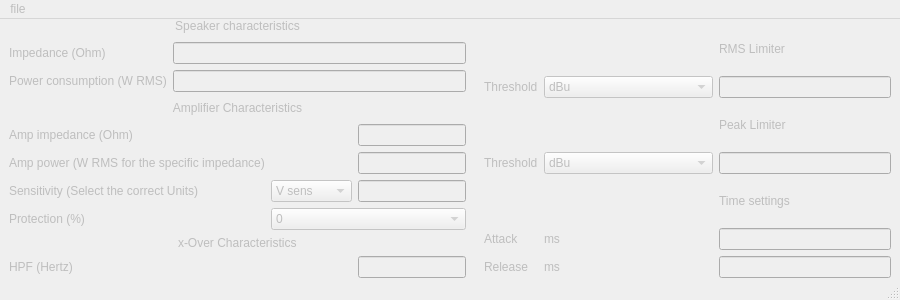
<?xml version="1.0" encoding="UTF-8"?>
<ui version="4.0">
 <class>LimiterCalculator</class>
 <widget class="QMainWindow" name="LimiterCalculator">
  <property name="windowModality">
   <enum>Qt::ApplicationModal</enum>
  </property>
  <property name="enabled">
   <bool>false</bool>
  </property>
  <property name="geometry">
   <rect>
    <x>0</x>
    <y>0</y>
    <width>900</width>
    <height>300</height>
   </rect>
  </property>
  <property name="sizePolicy">
   <sizepolicy hsizetype="Minimum" vsizetype="Minimum">
    <horstretch>0</horstretch>
    <verstretch>0</verstretch>
   </sizepolicy>
  </property>
  <property name="minimumSize">
   <size>
    <width>600</width>
    <height>200</height>
   </size>
  </property>
  <property name="windowTitle">
   <string>MainWindow</string>
  </property>
  <widget class="QWidget" name="centralwidget">
   <property name="sizePolicy">
    <sizepolicy hsizetype="Expanding" vsizetype="Expanding">
     <horstretch>1</horstretch>
     <verstretch>1</verstretch>
    </sizepolicy>
   </property>
   <layout class="QHBoxLayout" name="horizontalLayout">
    <property name="spacing">
     <number>0</number>
    </property>
    <property name="sizeConstraint">
     <enum>QLayout::SetMinAndMaxSize</enum>
    </property>
    <property name="leftMargin">
     <number>0</number>
    </property>
    <property name="topMargin">
     <number>0</number>
    </property>
    <property name="rightMargin">
     <number>0</number>
    </property>
    <property name="bottomMargin">
     <number>0</number>
    </property>
    <item>
     <layout class="QHBoxLayout" name="horizontalLayout_2">
      <item>
       <layout class="QVBoxLayout" name="verticalLayout_3">
        <item>
         <widget class="QLabel" name="SpeakerInfoLabel">
          <property name="text">
           <string>Speaker characteristics</string>
          </property>
          <property name="scaledContents">
           <bool>false</bool>
          </property>
          <property name="alignment">
           <set>Qt::AlignCenter</set>
          </property>
         </widget>
        </item>
        <item>
         <widget class="QWidget" name="gridWidget" native="true">
          <layout class="QGridLayout" name="gridLayout">
           <item row="0" column="1">
            <widget class="QLineEdit" name="SpeakerImpedanceValue"/>
           </item>
           <item row="0" column="0">
            <widget class="QLabel" name="SpeakerImpedanceLabel">
             <property name="enabled">
              <bool>false</bool>
             </property>
             <property name="sizePolicy">
              <sizepolicy hsizetype="Minimum" vsizetype="Minimum">
               <horstretch>0</horstretch>
               <verstretch>0</verstretch>
              </sizepolicy>
             </property>
             <property name="text">
              <string>Impedance (Ohm)</string>
             </property>
            </widget>
           </item>
           <item row="1" column="1">
            <widget class="QLineEdit" name="SpeakerPowerValue"/>
           </item>
           <item row="1" column="0">
            <widget class="QLabel" name="SpeakerPowerLabel">
             <property name="enabled">
              <bool>false</bool>
             </property>
             <property name="sizePolicy">
              <sizepolicy hsizetype="Minimum" vsizetype="Minimum">
               <horstretch>0</horstretch>
               <verstretch>0</verstretch>
              </sizepolicy>
             </property>
             <property name="text">
              <string>Power consumption (W RMS)</string>
             </property>
            </widget>
           </item>
          </layout>
         </widget>
        </item>
        <item>
         <widget class="QLabel" name="AmplificationInfoLabel">
          <property name="text">
           <string>Amplifier Characteristics</string>
          </property>
          <property name="alignment">
           <set>Qt::AlignCenter</set>
          </property>
         </widget>
        </item>
        <item>
         <widget class="QWidget" name="gridWidget_2" native="true">
          <layout class="QGridLayout" name="gridLayout_2">
           <item row="5" column="1">
            <widget class="QComboBox" name="SensitivityUnitCombo">
             <item>
              <property name="text">
               <string>V sens</string>
              </property>
             </item>
             <item>
              <property name="text">
               <string>dBu sens</string>
              </property>
             </item>
             <item>
              <property name="text">
               <string>X Factor</string>
              </property>
             </item>
            </widget>
           </item>
           <item row="5" column="0">
            <widget class="QLabel" name="SensitivityLabel">
             <property name="sizePolicy">
              <sizepolicy hsizetype="Minimum" vsizetype="Minimum">
               <horstretch>0</horstretch>
               <verstretch>0</verstretch>
              </sizepolicy>
             </property>
             <property name="text">
              <string>Sensitivity (Select the correct Units)</string>
             </property>
            </widget>
           </item>
           <item row="0" column="0">
            <widget class="QLabel" name="AmpImpedanceLabel">
             <property name="sizePolicy">
              <sizepolicy hsizetype="Minimum" vsizetype="Minimum">
               <horstretch>0</horstretch>
               <verstretch>0</verstretch>
              </sizepolicy>
             </property>
             <property name="text">
              <string>Amp impedance (Ohm)</string>
             </property>
            </widget>
           </item>
           <item row="4" column="2">
            <widget class="QLineEdit" name="AmpPowerValue"/>
           </item>
           <item row="7" column="0">
            <widget class="QLabel" name="ProtectionLabel">
             <property name="text">
              <string>Protection (%)</string>
             </property>
            </widget>
           </item>
           <item row="7" column="1" colspan="2">
            <widget class="QComboBox" name="ProtectionCombo">
             <item>
              <property name="text">
               <string>0</string>
              </property>
             </item>
             <item>
              <property name="text">
               <string>25</string>
              </property>
             </item>
             <item>
              <property name="text">
               <string>50</string>
              </property>
             </item>
             <item>
              <property name="text">
               <string>75</string>
              </property>
             </item>
             <item>
              <property name="text">
               <string>90</string>
              </property>
             </item>
            </widget>
           </item>
           <item row="0" column="2">
            <widget class="QLineEdit" name="AmpImpedanceValue"/>
           </item>
           <item row="5" column="2">
            <widget class="QLineEdit" name="SensitivityValue"/>
           </item>
           <item row="4" column="0">
            <widget class="QLabel" name="AmpPowerLabel">
             <property name="sizePolicy">
              <sizepolicy hsizetype="Minimum" vsizetype="Minimum">
               <horstretch>0</horstretch>
               <verstretch>0</verstretch>
              </sizepolicy>
             </property>
             <property name="text">
              <string>Amp power (W RMS for the specific impedance)</string>
             </property>
            </widget>
           </item>
           <item row="8" column="0" colspan="3" alignment="Qt::AlignHCenter">
            <widget class="QLabel" name="xOverLabel">
             <property name="text">
              <string>x-Over Characteristics</string>
             </property>
            </widget>
           </item>
           <item row="9" column="0">
            <widget class="QLabel" name="label">
             <property name="text">
              <string>HPF (Hertz)</string>
             </property>
            </widget>
           </item>
           <item row="9" column="2">
            <widget class="QLineEdit" name="HPFValue"/>
           </item>
          </layout>
          <zorder>AmpImpedanceValue</zorder>
          <zorder>AmpImpedanceLabel</zorder>
          <zorder>SensitivityLabel</zorder>
          <zorder>AmpPowerLabel</zorder>
          <zorder>SensitivityUnitCombo</zorder>
          <zorder>ProtectionLabel</zorder>
          <zorder>ProtectionCombo</zorder>
          <zorder>AmpPowerValue</zorder>
          <zorder>SensitivityValue</zorder>
          <zorder>xOverLabel</zorder>
          <zorder>HPFValue</zorder>
          <zorder>label</zorder>
         </widget>
        </item>
       </layout>
      </item>
      <item>
       <widget class="QWidget" name="verticalWidget" native="true">
        <layout class="QGridLayout" name="gridLayout_3">
         <item row="5" column="0">
          <widget class="QLabel" name="AttackLabel">
           <property name="text">
            <string>Attack </string>
           </property>
          </widget>
         </item>
         <item row="1" column="3">
          <widget class="QLineEdit" name="RMSThresholdValue">
           <property name="enabled">
            <bool>false</bool>
           </property>
          </widget>
         </item>
         <item row="2" column="3">
          <widget class="QLabel" name="PakLimiterLabel">
           <property name="text">
            <string>Peak Limiter</string>
           </property>
          </widget>
         </item>
         <item row="1" column="0">
          <widget class="QLabel" name="RMSThresholdLabel">
           <property name="sizePolicy">
            <sizepolicy hsizetype="Minimum" vsizetype="Minimum">
             <horstretch>0</horstretch>
             <verstretch>0</verstretch>
            </sizepolicy>
           </property>
           <property name="text">
            <string>Threshold</string>
           </property>
          </widget>
         </item>
         <item row="1" column="1">
          <widget class="QComboBox" name="RMSThresholdUnitCombo">
           <item>
            <property name="text">
             <string>dBu</string>
            </property>
           </item>
           <item>
            <property name="text">
             <string>dBfs (for DCX2496 users)</string>
            </property>
           </item>
          </widget>
         </item>
         <item row="3" column="3">
          <widget class="QLineEdit" name="PeakThresholdValue">
           <property name="text">
            <string/>
           </property>
          </widget>
         </item>
         <item row="0" column="3">
          <widget class="QLabel" name="RMSLimiterLabel">
           <property name="text">
            <string>RMS Limiter</string>
           </property>
          </widget>
         </item>
         <item row="3" column="0">
          <widget class="QLabel" name="PeakThresholdLabel">
           <property name="sizePolicy">
            <sizepolicy hsizetype="Minimum" vsizetype="Minimum">
             <horstretch>0</horstretch>
             <verstretch>0</verstretch>
            </sizepolicy>
           </property>
           <property name="text">
            <string>Threshold</string>
           </property>
          </widget>
         </item>
         <item row="5" column="1">
          <widget class="QLabel" name="AttackUnitsLabel">
           <property name="text">
            <string>ms</string>
           </property>
          </widget>
         </item>
         <item row="4" column="3">
          <widget class="QLabel" name="TImeSettingsLabel">
           <property name="text">
            <string>Time settings</string>
           </property>
          </widget>
         </item>
         <item row="3" column="1">
          <widget class="QComboBox" name="PeakThresholdUnitCombo">
           <item>
            <property name="text">
             <string>dBu</string>
            </property>
           </item>
           <item>
            <property name="text">
             <string>dBfs (for DCX2496 users)</string>
            </property>
           </item>
          </widget>
         </item>
         <item row="5" column="3">
          <widget class="QLineEdit" name="AttackValue"/>
         </item>
         <item row="6" column="0">
          <widget class="QLabel" name="ReleaseLabel">
           <property name="text">
            <string>Release</string>
           </property>
          </widget>
         </item>
         <item row="6" column="1">
          <widget class="QLabel" name="ReleaseUnitLabel">
           <property name="text">
            <string>ms</string>
           </property>
          </widget>
         </item>
         <item row="6" column="3">
          <widget class="QLineEdit" name="ReleaseValue"/>
         </item>
        </layout>
       </widget>
      </item>
     </layout>
    </item>
   </layout>
  </widget>
  <widget class="QMenuBar" name="menubar">
   <property name="geometry">
    <rect>
     <x>0</x>
     <y>0</y>
     <width>900</width>
     <height>20</height>
    </rect>
   </property>
   <widget class="QMenu" name="menumenu">
    <property name="title">
     <string>file</string>
    </property>
   </widget>
   <addaction name="menumenu"/>
  </widget>
  <widget class="QStatusBar" name="statusbar"/>
  <action name="loadFile">
   <property name="checkable">
    <bool>false</bool>
   </property>
   <property name="text">
    <string>load file</string>
   </property>
   <property name="statusTip">
    <string notr="true"/>
   </property>
   <property name="shortcut">
    <string>Ctrl+O</string>
   </property>
   <property name="shortcutVisibleInContextMenu">
    <bool>false</bool>
   </property>
  </action>
  <action name="saveFile">
   <property name="text">
    <string>save file</string>
   </property>
   <property name="shortcut">
    <string>Ctrl+S</string>
   </property>
  </action>
  <action name="saveMod">
   <property name="text">
    <string>Modulation maps</string>
   </property>
  </action>
  <action name="saveRaw">
   <property name="text">
    <string>Raw images</string>
   </property>
  </action>
  <action name="saveNorm">
   <property name="text">
    <string>Normalized mod maps</string>
   </property>
  </action>
 </widget>
 <resources/>
 <connections/>
</ui>
